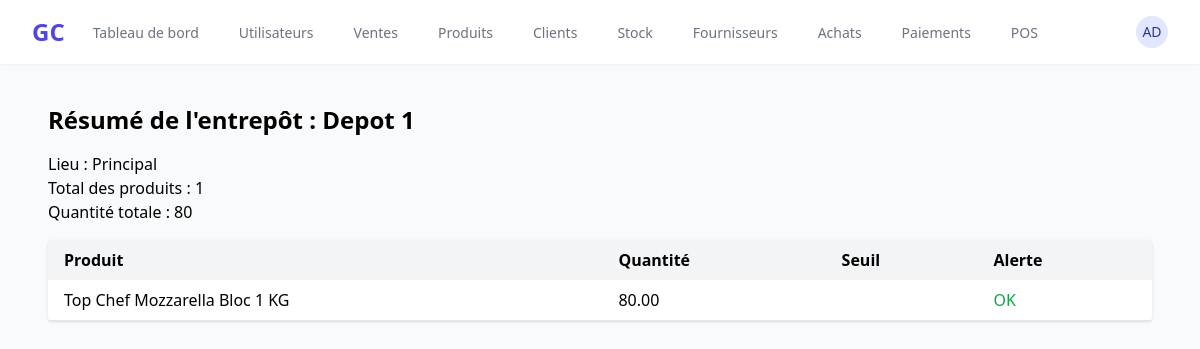
Page /inventory/warehouses/1/summary/ (signed in) on the earlier database version.
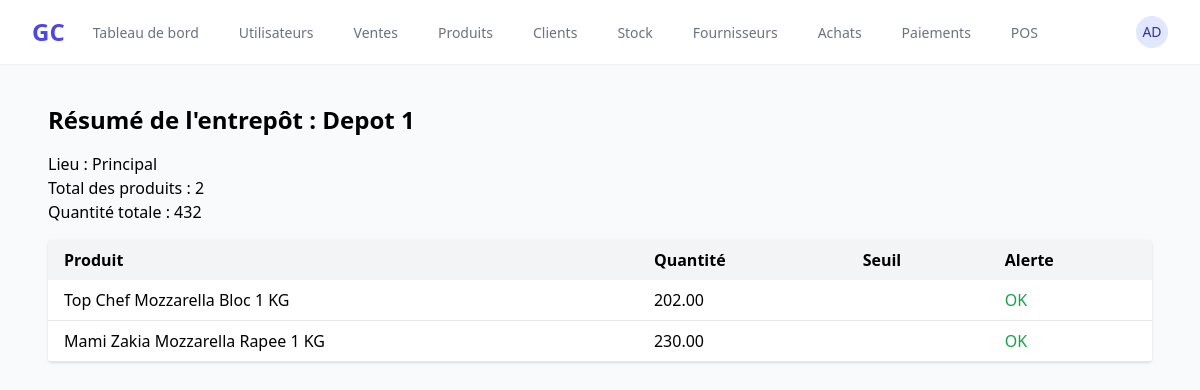
Same page on the later database version.
### inventory/models.py (models this page shows, shortened)
class Stock(models.Model):
    product = models.ForeignKey(Product, on_delete=models.CASCADE, related_name='stock_entries')
    warehouse = models.ForeignKey(Warehouse, on_delete=models.CASCADE, related_name='stocks', null=True, blank=True)
    quantity = models.DecimalField(max_digits=10, decimal_places=2, default=0.00)
    last_updated = models.DateTimeField(auto_now=True)
    class Meta:
        unique_together = ('product', 'warehouse')  # Un produit unique par dépôt
    def is_below_threshold(self):
        return self.quantity <= self.product.reorder_threshold

### products/models.py (models this page shows, shortened)
class Product(models.Model):
    UNIT_CHOICES = [
        ('unit', 'Unité'),
        ('kg', 'Kilogramme'),
        ('l', 'Litre'),
        ('box', 'Boîte'),
    ]
    name = models.CharField(max_length=200)
    reference = models.CharField(max_length=100, unique=True)
    barcode = models.CharField("Code-barres", max_length=100, blank=True, null=True, unique=True)
    description = models.TextField(blank=True)
    category = models.ForeignKey(Category, on_delete=models.SET_NULL, null=True, related_name='products')
    brand = models.CharField(max_length=100, blank=True)
    unit = models.CharField(max_length=10, choices=UNIT_CHOICES, default='unit')
    supplier = models.ForeignKey('suppliers.Supplier', on_delete=models.SET_NULL, null=True, blank=True)
    purchase_price = models.DecimalField(max_digits=10, decimal_places=2)
    selling_price = models.DecimalField(max_digits=10, decimal_places=2)
    tax_rate = models.DecimalField(max_digits=5, decimal_places=2, default=0.00)
    reorder_threshold = models.DecimalField("Seuil de réapprovisionnement", max_digits=10, decimal_places=2, default=0.00)
    expiration_date = models.DateField("Date d'expiration", blank=True, null=True)
    is_featured = models.BooleanField("Produit en vedette", default=False)
    default_warehouse = models.ForeignKey(
        'inventory.Warehouse',
        null=True,
        blank=True,
        on_delete=models.SET_NULL,
        related_name='default_products'
    )
    is_active = models.BooleanField(default=True)
    image = models.ImageField(upload_to='products/', blank=True, null=True)
    created_at = models.DateTimeField(auto_now_add=True)
    updated_at = models.DateTimeField(auto_now=True)
    @property
    def current_stock(self):
        """Get the current stock quantity from the default warehouse."""
        from inventory.models import Stock
        if self.default_warehouse:
            stock = Stock.objects.filter(product=self, warehouse=self.default_warehouse).first()
            return stock.quantity if stock else 0
        return 0

### inventory/views.py (the view)
# urls.py: path('warehouses/<int:warehouse_id>/summary/', views.warehouse_inventory_summary_view, name='warehouse_summary'),
@login_required
def warehouse_inventory_summary_view(request, warehouse_id):
    warehouse = get_object_or_404(Warehouse, id=warehouse_id)
    stocks = Stock.objects.filter(warehouse=warehouse)
    total_quantity = stocks.aggregate(total=Sum('quantity'))['total']
    return render(request, 'inventory/warehouse_summary.html', {
        'warehouse': warehouse,
        'stocks': stocks,
        'total_quantity': total_quantity,
    })

### inventory/templates/inventory/warehouse_summary.html
{% extends 'base.html' %}
{% block content %}
<div class="p-4">
    <h1 class="text-2xl font-bold mb-4">Résumé de l'entrepôt : {{ warehouse.name }}</h1>
    <p>Lieu : {{ warehouse.location }}</p>
    <p>Total des produits : {{ stocks.count }}</p>
    <p>Quantité totale : {{ total_quantity }}</p>
    <table class="min-w-full bg-white rounded shadow mt-4">
        <thead class="bg-gray-100">
            <tr>
                <th class="py-2 px-4 text-left">Produit</th>
                <th class="py-2 px-4 text-left">Quantité</th>
                <th class="py-2 px-4 text-left">Seuil</th>
                <th class="py-2 px-4 text-left">Alerte</th>
            </tr>
        </thead>
        <tbody>
            {% for stock in stocks %}
            <tr class="border-b">
                <td class="py-2 px-4">{{ stock.product.name }}</td>
                <td class="py-2 px-4">{{ stock.quantity }}</td>
                <td class="py-2 px-4">{{ stock.reorder_threshold }}</td>
                <td class="py-2 px-4">
                    {% if stock.is_below_threshold %}
                        <span class="text-red-600 font-semibold">Stock bas</span>
                    {% else %}
                        <span class="text-green-600">OK</span>
                    {% endif %}
                </td>
            </tr>
            {% endfor %}
        </tbody>
    </table>
</div>
{% endblock %}

Differences in the rows shown:
changed Stock "Top Chef Mozzarella Bloc 1 KG": quantity "80.00" → "202.00"
added Stock: product.name "Mami Zakia Mozzarella Rapee 1 KG", quantity "230.00", shows "OK"
Other differences:
{{ stocks.count }}: "1" → "2"
{{ total_quantity }}: "80" → "432"
